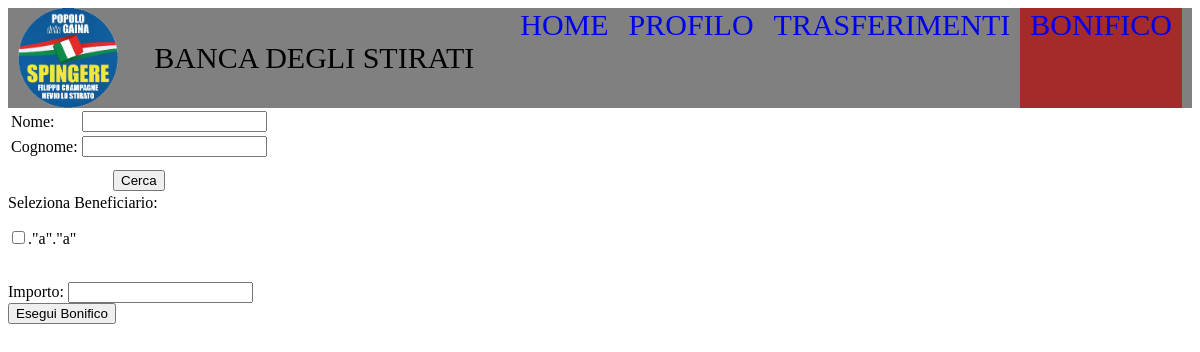
Page /Pagine/Bonifico.php (signed in) on the earlier database version.
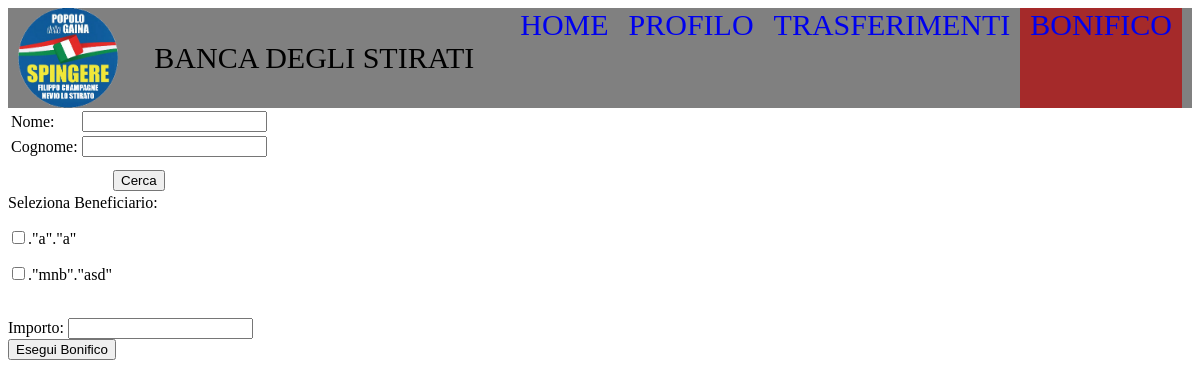
Same page on the later database version.
### tables this page shows
CREATE TABLE IF NOT EXISTS `utenti` (
  `ID` int(11) NOT NULL AUTO_INCREMENT,
  `Nome` varchar(50) NOT NULL,
  `Cognome` varchar(50) NOT NULL,
  `Email` varchar(100) NOT NULL,
  `Password` varchar(100) NOT NULL,
  PRIMARY KEY (`ID`)
);

### Pagine/Bonifico.php (the view, shortened to what this page needs)
<?php
    $ris="NULLA";
    ?>
<!DOCTYPE html>
<html lang="en">
<head>
    <link rel="stylesheet" href="../style.css">
</head>
<body>
    <div class="contenitorepagina">
        <nav>
            <div class="logo"><a href="../index.html"><img src="../Immagini/logostirati.png"></a></div>
            <div class="titolo-centrale">BANCA DEGLI STIRATI</div>
            <div class="prova">
                <div class="provacontenitore"><a href="../index.php">HOME</a></div>
                <div class="provacontenitore"><a href="Profilo.php">PROFILO</a></div>
                <div class="provacontenitore"><a href="Trasferimenti.php">TRASFERIMENTI</a></div>
                <div class="provacontenitore"><a href="Bonifico.php" class="attiva">BONIFICO</a></div>
            </div>
        </nav>
        <form method="post" action="">
            <table>
                <tr>
                    <td><label for="nome_ricerca">Nome:</label></td>
                    <td><input class="" type="text" name="nome_ricerca" id="" value="<?php echo isset($_POST['nome_ricerca']) ? $_POST['nome_ricerca'] : ''; ?>"></td>
                </tr>
                <tr>
                    <td><label for="cognome_ricerca">Cognome:</label></td>
                    <td><input class="" type="text" name="cognome_ricerca" id="" value="<?php echo isset($_POST['cognome_ricerca']) ? $_POST['cognome_ricerca'] : ''; ?>"></td>
                </tr>
                <tr>
					<td style="text-align: center; padding-top: 10px" colspan="2"><input type="submit" value="Cerca"/></td>
				</tr>
            </table>
        </form>
        <form action="" method="post">
            <label for="beneficiario">Seleziona Beneficiario:</label>
                <?php
                    if($ris!="NULLA"){
                        foreach ($ris as $riga) {
                            $cognome=$riga["Cognome"];
                            $nome=$riga["Nome"];
                            $ID = $riga["ID"];
                            if($ID != $_SESSION["ID"]){
                            echo <<<EOD
                            <p><input type="checkbox" name="beneficiario" onclick="onlyOne(this)"/>."$cognome"."$nome"</p>
                            EOD;
                            }
                        }
                    }
                    else{
                        require("../Data/connessione.php");
                        $query2 = "SELECT ID, Nome, Cognome
                                   FROM utenti";
                        $ris2=$conn->query($query2) or die("<p>Query fallita!</p>");
                        foreach ($ris2 as $riga) {
                            $cognome=$riga["Cognome"];
                            $nome=$riga["Nome"];
                            $ID = $riga["ID"];
                            if($ID != $_SESSION["ID"]){
                            echo <<<EOD
                            <p><input type="checkbox" name="beneficiario" value="$ID" onclick="onlyOne(this)"/>."$cognome"."$nome"</p>
                            EOD;
                            }
                        }
                    }
                ?>
            <br>
            <label for="importo">Importo:</label>
            <input type="number" id="importo" name="importo" step="0.01" required>
            <br>
            <input type="submit" value="Esegui Bonifico">
        </form>
    </div>
</body>
</html>

### style.css (style rules this page uses)
* { box-sizing: border-box; }
html { padding: 0;margin:0 }
nav { position: sticky; top: 0; display:flex; flex-direction: row;flex-wrap: nowrap; align-items: center;justify-content: space-between;height: 100px; font-size: 30px; padding: 0px 10px; background-color: gray; }
.logo { height: 100%; }
.logo img { height:100%; }
.prova { display:flex; flex-direction: row; flex-wrap: nowrap; height:100% }
.provacontenitore { height:100%; }
.provacontenitore a { display:block;text-decoration: none;height:100%;padding: 0 10px }
.provacontenitore a.attiva { background-color: brown; }

Differences in the rows shown:
added utenti: Cognome "mnb", Nome "asd"
